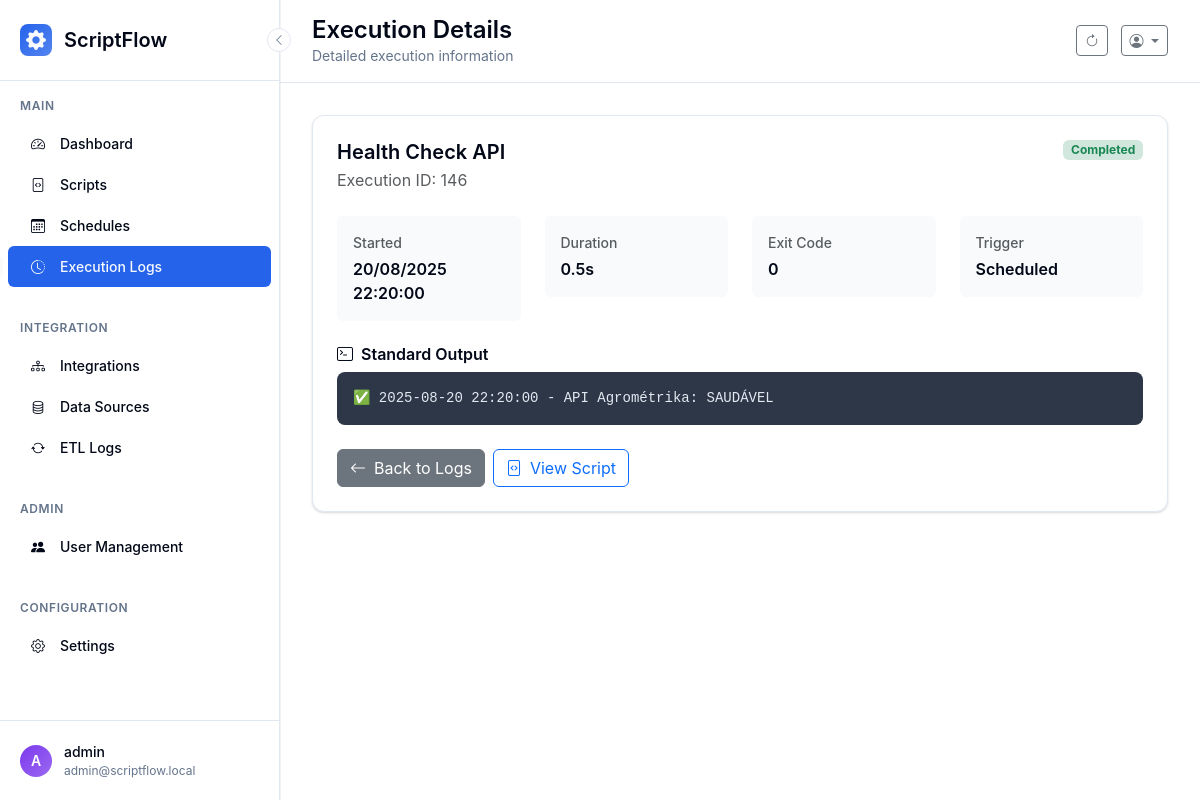
Screenshot of /logs/146 (signed in) with the database file from the repository.
### scriptflow.py (models this page shows, shortened)
class User(UserMixin, db.Model):
    __tablename__ = 'users'
    id = db.Column(db.Integer, primary_key=True)
    username = db.Column(db.String(80), unique=True, nullable=False)
    email = db.Column(db.String(120), unique=True, nullable=False)
    password_hash = db.Column(db.String(255), nullable=False)
    is_admin = db.Column(db.Boolean, default=False, nullable=False)
    can_view_all_data = db.Column(db.Boolean, default=False, nullable=False)
    created_at = db.Column(db.DateTime, default=datetime.now)
    last_login = db.Column(db.DateTime)

class Script(db.Model):
    __tablename__ = 'scripts'
    id = db.Column(db.Integer, primary_key=True)
    name = db.Column(db.String(100), nullable=False)
    description = db.Column(db.Text)
    filename = db.Column(db.String(255), nullable=False)
    file_path = db.Column(db.String(500), nullable=False)
    script_type = db.Column(db.String(10), nullable=False)  # 'py' or 'bat'
    file_size = db.Column(db.Integer)
    created_at = db.Column(db.DateTime, default=datetime.now)
    updated_at = db.Column(db.DateTime, default=datetime.now, onupdate=datetime.now)
    is_active = db.Column(db.Boolean, default=True)
    user_id = db.Column(db.Integer, db.ForeignKey('users.id'), nullable=False)

class Execution(db.Model):
    __tablename__ = 'executions'
    id = db.Column(db.Integer, primary_key=True)
    started_at = db.Column(db.DateTime, default=datetime.now, nullable=False)
    completed_at = db.Column(db.DateTime)
    status = db.Column(db.String(20), default='pending', nullable=False)  # pending, running, completed, failed, timeout
    exit_code = db.Column(db.Integer)
    stdout = db.Column(db.Text)
    stderr = db.Column(db.Text)
    duration_seconds = db.Column(db.Float)
    trigger_type = db.Column(db.String(20), default='manual', nullable=False)  # manual, scheduled, api
    script_id = db.Column(db.Integer, db.ForeignKey('scripts.id'), nullable=False)
    user_id = db.Column(db.Integer, db.ForeignKey('users.id'), nullable=False)
    script = db.relationship('Script', backref='executions')
    @property
    def formatted_duration(self):
        if not self.duration_seconds:
            return "N/A"
        if self.duration_seconds < 60:
            return f"{self.duration_seconds:.1f}s"
        else:
            minutes = int(self.duration_seconds // 60)
            seconds = int(self.duration_seconds % 60)
            return f"{minutes}m {seconds}s"
    @property
    def status_color(self):
        colors = {
            'pending': 'secondary',
            'running': 'running',
            'completed': 'success',
            'failed': 'danger',
            'timeout': 'warning',
            'cancelled': 'danger'
        }
        return colors.get(self.status, 'secondary')

### app/controllers/logs.py (the view)
    @logs_bp.route('/<int:execution_id>')
    @login_required
    def view_execution(execution_id):
        execution_query = Execution.query.filter_by(id=execution_id)
        execution = apply_user_data_filter(execution_query).first_or_404()
        return render_template('execution_detail.html', execution=execution)

### templates/execution_detail.html (shortened to what this page needs)
{% extends "base.html" %}
{% block page_title %}Execution Details{% endblock %}
{% block page_subtitle %}Detailed execution information{% endblock %}
{% block content %}
<div class="row">
    <div class="col-12">
        <div class="modern-card">
            <div class="d-flex justify-content-between align-items-start mb-4">
                <div>
                    <h5 class="fw-semibold mb-1">{{ execution.script.name if execution.script else 'Unknown Script' }}</h5>
                    <p class="text-muted mb-0">Execution ID: {{ execution.id }}</p>
                </div>
                <span class="badge bg-{{ execution.status_color }}-subtle text-{{ execution.status_color }}">
                    {{ execution.status.title() }}
                </span>
            </div>
            <div class="row mb-4">
                <div class="col-md-3">
                    <div class="bg-light p-3 rounded">
                        <div class="fw-medium small text-muted mb-1">Started</div>
                        <div class="fw-semibold">{{ execution.started_at.strftime('%d/%m/%Y %H:%M:%S') if execution.started_at else 'N/A' }}</div>
                    </div>
                </div>
                <div class="col-md-3">
                    <div class="bg-light p-3 rounded">
                        <div class="fw-medium small text-muted mb-1">Duration</div>
                        <div class="fw-semibold">{{ execution.formatted_duration if execution.formatted_duration else 'N/A' }}</div>
                    </div>
                </div>
                <div class="col-md-3">
                    <div class="bg-light p-3 rounded">
                        <div class="fw-medium small text-muted mb-1">Exit Code</div>
                        <div class="fw-semibold">{{ execution.exit_code if execution.exit_code is not none else 'N/A' }}</div>
                    </div>
                </div>
                <div class="col-md-3">
                    <div class="bg-light p-3 rounded">
                        <div class="fw-medium small text-muted mb-1">Trigger</div>
                        <div class="fw-semibold">{{ execution.trigger_type.title() if execution.trigger_type else 'Manual' }}</div>
                    </div>
                </div>
            </div>
            {% if execution.stdout %}
            <div class="mb-4">
                <h6 class="fw-semibold mb-2">
                    <i class="bi bi-terminal me-2"></i>Standard Output
                </h6>
                <div class="log-output">{{ execution.stdout }}</div>
            </div>
            {% endif %}
            <div class="d-flex gap-2">
                <a href="{{ url_for('logs.list_logs') }}" class="btn btn-secondary">
                    <i class="bi bi-arrow-left me-2"></i>Back to Logs
                </a>
                {% if execution.script %}
                <a href="{{ url_for('view_script', script_id=execution.script.id) }}" class="btn btn-outline-primary">
                    <i class="bi bi-file-code me-2"></i>View Script
                </a>
                {% endif %}
            </div>
        </div>
    </div>
</div>
{% endblock %}

### templates/base.html (shortened to what this page needs)
<!DOCTYPE html>
<html lang="en">
<head>
    <link href="https://cdn.jsdelivr.net/npm/bootstrap@5.3.2/dist/css/bootstrap.min.css" rel="stylesheet">
    <link href="https://cdn.jsdelivr.net/npm/bootstrap-icons@1.11.0/font/bootstrap-icons.css" rel="stylesheet">
</head>
<body>
    <aside class="modern-sidebar" id="sidebar">
        <button class="sidebar-toggle" onclick="toggleSidebar()">
            <i class="bi bi-chevron-left"></i>
        </button>
        <div class="sidebar-header">
            <div class="sidebar-logo">
                <i class="bi bi-gear-fill"></i>
            </div>
            <div class="sidebar-title">ScriptFlow</div>
        </div>
        <nav class="sidebar-nav">
            <div class="nav-section">
                <div class="nav-section-title">Main</div>
                <a href="{{ url_for('main.dashboard') }}" class="nav-item{% if request.endpoint == 'main.dashboard' %} active{% endif %}">
                    <div class="nav-icon">
                        <i class="bi bi-speedometer2"></i>
                    </div>
                    <span class="nav-text">Dashboard</span>
                </a>
                <a href="{{ url_for('scripts.list_scripts') }}" class="nav-item{% if request.endpoint in ['scripts.list_scripts', 'scripts.upload_script', 'scripts.edit_script', 'scripts.view_script'] %} active{% endif %}">
                    <div class="nav-icon">
                        <i class="bi bi-file-code"></i>
                    </div>
                    <span class="nav-text">Scripts</span>
                </a>
                <a href="{{ url_for('schedules.list_schedules') }}" class="nav-item{% if request.endpoint in ['schedules.list_schedules', 'schedules.create_schedule', 'schedules.edit_schedule'] %} active{% endif %}">
                    <div class="nav-icon">
                        <i class="bi bi-calendar3"></i>
                    </div>
                    <span class="nav-text">Schedules</span>
                </a>
                <a href="{{ url_for('logs.list_logs') }}" class="nav-item{% if request.endpoint in ['logs.list_logs', 'logs.view_execution'] %} active{% endif %}">
                    <div class="nav-icon">
                        <i class="bi bi-clock-history"></i>
                    </div>
                    <span class="nav-text">Execution Logs</span>
                </a>
            </div>
            <div class="nav-section">
                <div class="nav-section-title">Integration</div>
                <a href="{{ url_for('integrations.list_integrations') }}" class="nav-item">
                    <div class="nav-icon">
                        <i class="bi bi-diagram-3"></i>
                    </div>
                    <span class="nav-text">Integrations</span>
                </a>
                <a href="{{ url_for('datasources.list_datasources') }}" class="nav-item{% if request.endpoint and 'datasources' in request.endpoint %} active{% endif %}">
                    <div class="nav-icon">
                        <i class="bi bi-database"></i>
                    </div>
                    <span class="nav-text">Data Sources</span>
                </a>
                <a href="{{ url_for('integrations.list_executions') }}" class="nav-item{% if request.endpoint == 'integrations.list_executions' or request.endpoint == 'integrations.view_execution' %} active{% endif %}">
                    <div class="nav-icon">
                        <i class="bi bi-arrow-repeat"></i>
                    </div>
                    <span class="nav-text">ETL Logs</span>
                </a>
            </div>
            {% if current_user.is_admin %}
            <div class="nav-section">
                <div class="nav-section-title">Admin</div>
                <a href="{{ url_for('admin.manage_users') }}" class="nav-item{% if request.endpoint in ['admin.manage_users', 'admin.create_user', 'admin.edit_user'] %} active{% endif %}">
                    <div class="nav-icon">
                        <i class="bi bi-people-fill"></i>
                    </div>
                    <span class="nav-text">User Management</span>
                </a>
            </div>
            {% endif %}
            <div class="nav-section">
                <div class="nav-section-title">Configuration</div>
                <a href="{{ url_for('main.settings') }}" class="nav-item{% if request.endpoint in ['main.settings', 'main.python_settings', 'main.terminal'] %} active{% endif %}">
                    <div class="nav-icon">
                        <i class="bi bi-gear"></i>
                    </div>
                    <span class="nav-text">Settings</span>
                </a>
            </div>
        </nav>
        <div class="sidebar-user" onclick="toggleUserMenu()">
            <div class="user-avatar">
                {{ current_user.username[0].upper() if current_user.username else 'U' }}
            </div>
            <div class="user-info">
                <div class="user-name">{{ current_user.username }}</div>
                <div class="user-email">{{ current_user.email if current_user.email else 'admin' }}</div>
            </div>
        </div>
    </aside>
    <main class="main-content" id="mainContent">
        <header class="main-header">
            <div>
                <h1 class="page-title">{% block page_title %}Dashboard{% endblock %}</h1>
                <p class="page-subtitle">{% block page_subtitle %}Welcome to ScriptFlow{% endblock %}</p>
            </div>
            <div>
                <button class="btn btn-outline-secondary btn-sm me-2" onclick="location.reload()">
                    <i class="bi bi-arrow-clockwise"></i>
                </button>
                <div class="dropdown d-inline-block">
                    <button class="btn btn-outline-secondary btn-sm dropdown-toggle" type="button" data-bs-toggle="dropdown">
                        <i class="bi bi-person-circle"></i>
                    </button>
                </div>
            </div>
        </header>
        <div class="content-area">
            {% block content %}{% endblock %}
        </div>
    </main>
</body>
</html>

### rows the page displays
User: username "A", username "admin", email "admin@scriptflow.local"
Script: script "Health Check API"
Execution: id "146", status "Completed", started_at "20/08/2025 22:20:00", duration_seconds "0.5s", exit_code "0", trigger_type "Scheduled", stdout "✅ 2025-08-20 22:20:00 - API Agrométrika: SAUDÁVEL"
